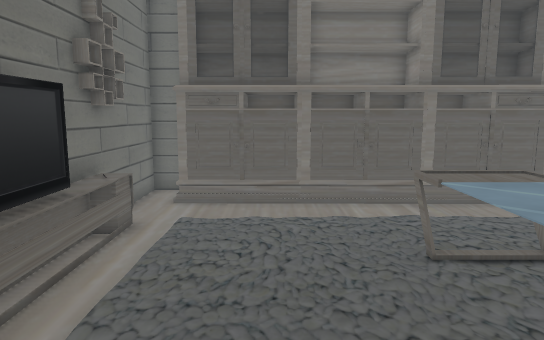
view 1 (above)

13 first-person views from a walk through a 3-D level made in the Unity game engine. The camera is 1.5 m above the floor, tilts 8° down and sees 70° across. Doors are open. The floor is counted in squares, 0.5 m on a side. Each view is taken from the middle of a square. On the plan, view 1 faces up. The plan holds only what a view shows up to about 20 squares ahead; the rest is blank. The place goes on beyond the plan. The player character is not drawn. Some surface patterns are stand-ins.

view 2
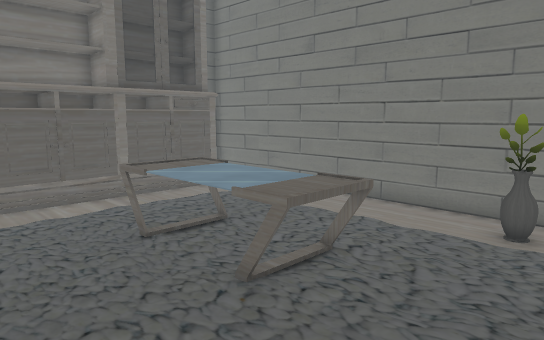

view 3
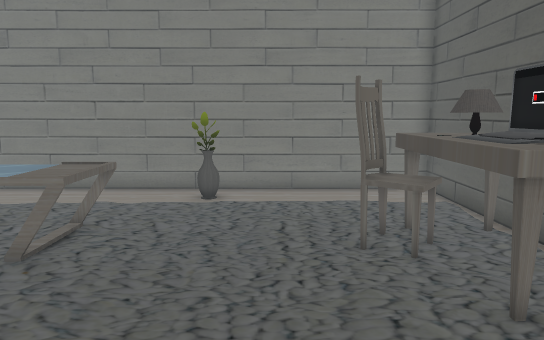

view 4
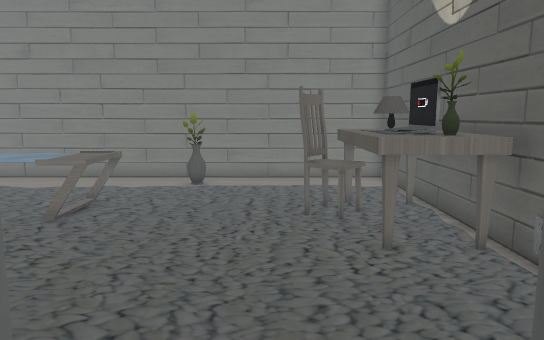

view 5
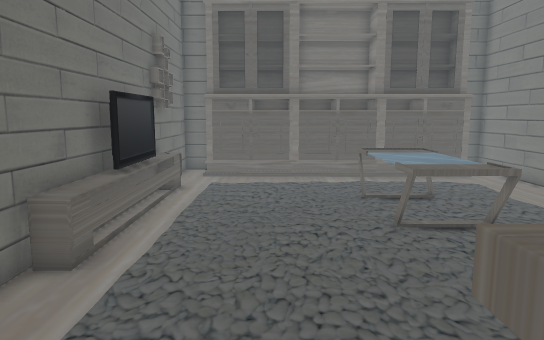

view 6
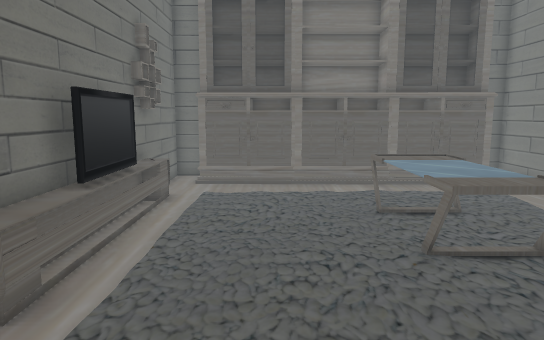

view 7
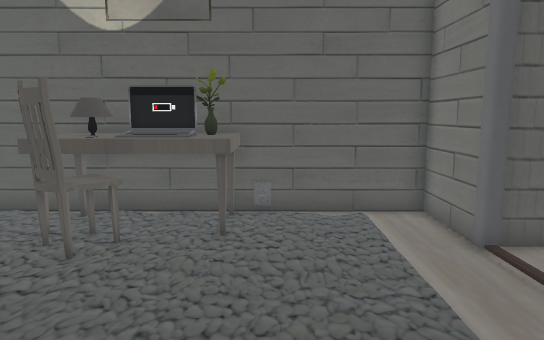

view 8
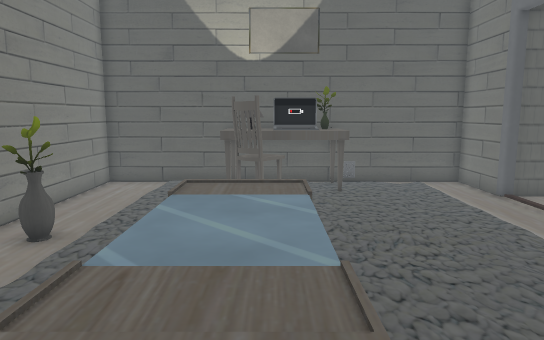

view 9
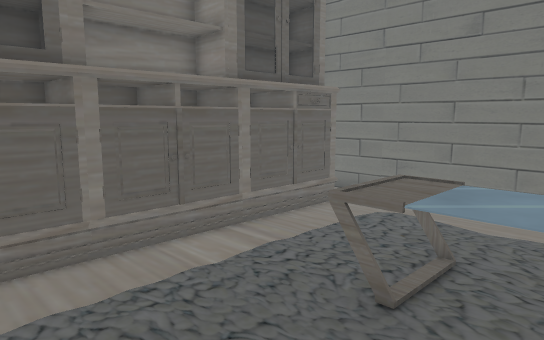

view 10
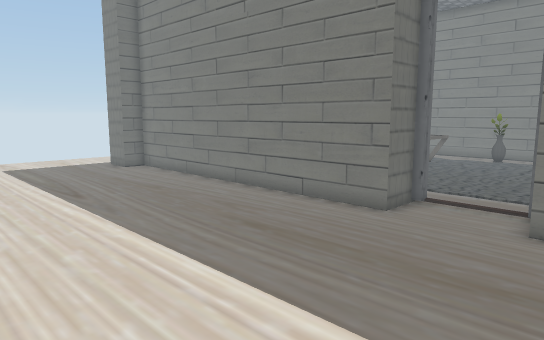

view 11
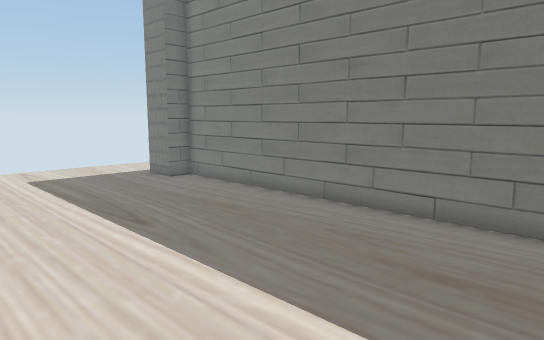

view 12
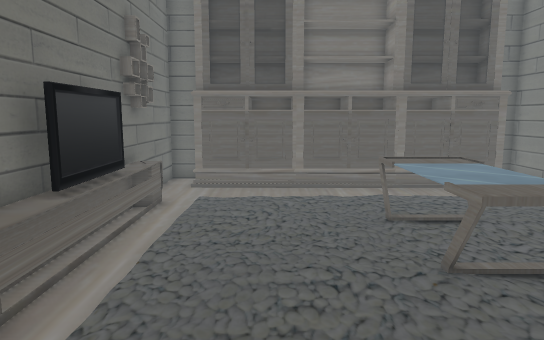

view 13
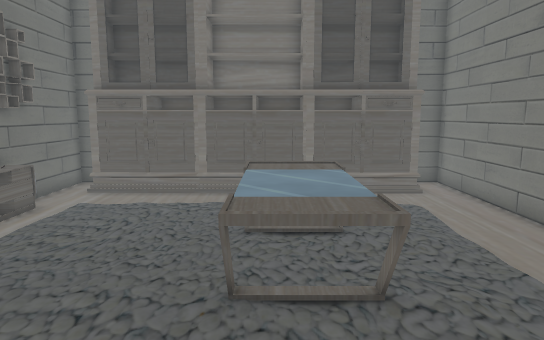

### Floor plan
Points are (right, up) in squares from view 1. A wall is a line through its corners. A room is listed if a view was taken in it or the views show most of it. See-through windows are left out.
Room 1 (views 1, 2, 3, 5, 6, 7, 8, 9, 12, 13)
walls: (-4.9, 6) (-4.9, 0.6); (-4.9, 10.5) (-4.9, 9.2); (6.4, -7.3) (11.8, -7.3) (11.8, 16) (10.8, 16); (-4.9, -3.6) (-4.9, -7.3) (0.6, -7.3); (-3.6, 16) (-4.9, 16) (-4.9, 11.4)
low walls: (-4, 5.5) (-4, 1.4) (-4.9, 1.4); (-4, 9.5) (-4, 7.4); (-4.7, 9.9) (-4.7, 3.5); (-4, 10.9) (-4, 10.4)
ways out: open door at (-5, -2) to room 2; gap at (11, 2)
objects: cabinet (-3, 14) to (1, 15); table (1, -7) to (6, -4); laptop (2, -6) to (3, -5); cabinet (2, 14) to (5, 15); table (3, 3) to (6, 9); lamp (4, -6) to (5, -5); chair (4, -4) to (5, -3); cabinet (7, 14) to (10, 15); other object (10, 1) to (10, 2)
Room 2 (views 4, 10, 11)
walls: (-5.2, -0.1) (-6.9, -0.1) (-6.9, 16) (-8.1, 16) (-8.1, 17.8); (-6.6, -3.9) (-5.4, -3.9)
ways out: open door at (-5, -2) to room 1

Positions as (right, up) in squares from view 1, and headings:
1: (0, 0), facing up
2: (-1, -1), facing up-right
3: (-4, -1), facing right
4: (-7, -2), facing right
5: (0, -6), facing up
6: (0, -4), facing up
7: (0, 5), facing down
8: (4, 11), facing down
9: (-2, 5), facing up-right
10: (-18, -6), facing up-right
11: (-18, -1), facing up-right
12: (0, -3), facing up
13: (4, -2), facing up
